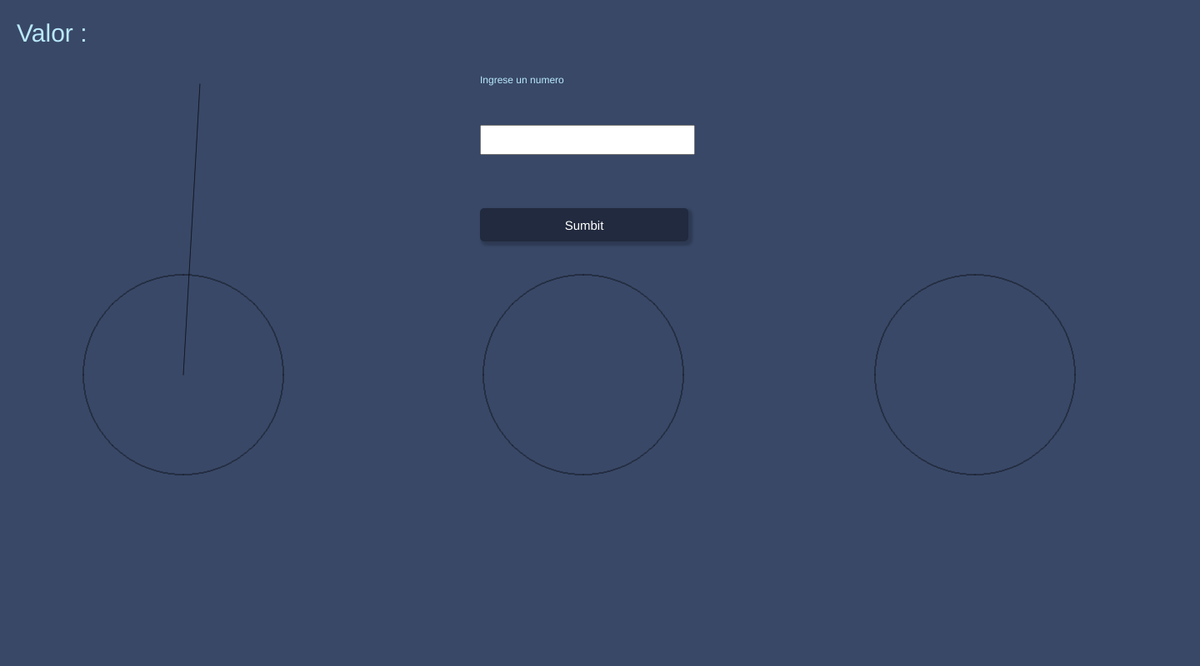
Frame 1 (no input)
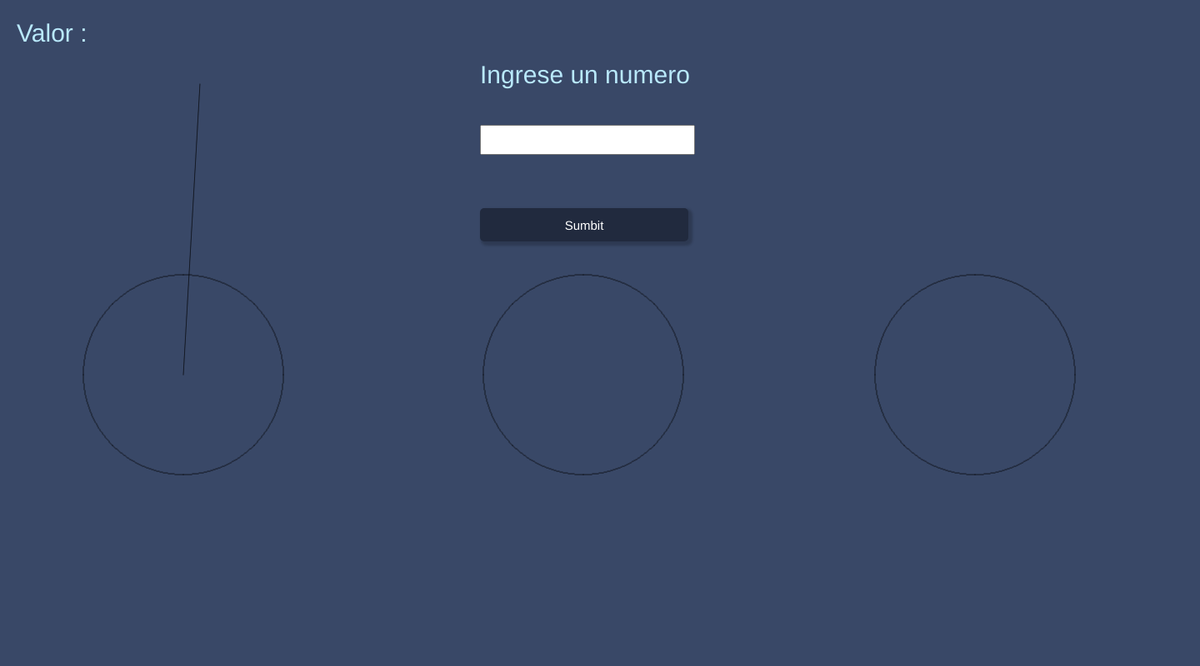
Frame 60 (no input)
Frame 120 (the mouse pressed at the canvas centre since frame 60): identical to frame 60, image omitted

The p5.js sketch that drew these frames (run headless with seeded random() and noise() and a simulated clock; from frame 60 on, the mouse is pressed at the canvas centre):

// p5.js sketch
// ── sketch.js
let inputN;
let buttonS;
let distans;
let radio=120;
const rex = /^[0-9]+$/;
function setup() {
    createCanvas(1440,800);   
  head();
}
function draw() {
  background('#394867');

  fill('#B9E9FC')
  text('Ingrese un numero', width / 2.5, (height / 2) - 300);
  textSize(30);
  text("Valor :" + inputN.value(), 20, 50);
  textSize(30);


  drawCircle( 220,450, radio);
  drawLine(220,450,200,100);

  drawCircle( 350*2,450, radio);
  drawCircle( 390*3,450, radio);
}

function head(){
  inputN = createInput('');
  inputN.size (250,30);
  inputN.position( width / 2.5, (height / 2) - 250);
  // inputN.input(validarNum);

  buttonS = createButton('Sumbit');
  
  buttonS.position(width / 2.5, (height / 2) - 150);
  buttonS.size (250,40);
  buttonS.style('background-color','rgb(33,42,62)');
  buttonS.style('color', '#FFFFFF');
  buttonS.style('font-size', '15px');
  buttonS.style('border', 'none');
  buttonS.style('border-radius', '5px');
  buttonS.style('box-shadow', '3px 3px 3px 2px rgba(0, 0, 0, 0.2)');
  buttonS.mousePressed(sumbit);
}
function sumbit(){
  alert("felicidades ganaste un auto 2023");
}

function drawCircle(x, y, r) {
  let x1 = 0;
  let y1 = r;
  let d = 1 - r;
  while (x1 <= y1) {
    point(x + x1, y + y1);
    point(x - x1, y + y1);
    point(x + x1, y - y1);
    point(x - x1, y - y1);
    point(x + y1, y + x1);
    point(x - y1, y + x1);
    point(x + y1, y - x1);
    point(x - y1, y - x1);
    if (d < 0) {
      d = d + 2 * x1 + 3;
    } else {
      d = d + 2 * (x1 - y1) + 5;
      y1--;
    }
    x1++;
  }
}
function drawLine(x1, y1, x2, y2) {
  let dx = x2 - x1;
  let dy = y2 - y1;
  let m = dy / dx;
  let x = x1;
  let y = y1;
  let i;
  if (abs(m) < 1) {
    let y_step = m * (x2 - x1 > 0 ? 1 : -1);
    for (i = 0; i < abs(dx); i++) {
      point(x, y);
      x += x2 - x1 > 0 ? 1 : -1;
      y += y_step;
    }
  } else {
    let x_step = (x2 - x1) / dy;
    for (i = 0; i < abs(dy); i++) {
      point(x, y);
      y += y2 - y1 > 0 ? 1 : -1;
      x += x_step;
    }
  }
}

// function validarNum(){
//   if(!inputN.value.test(rex)){
//     console.log('no es numero');
    
//   }else{
//     console.log('es numero');
//   }
  
// }



// function draw() {
//     background(220);
//     let rect1 = {x: 140, y: 150, w: 100, h: 75}; // Definir el primer rectángulo
//     let rect2 = {x: mouseX/1.3, y: mouseY/1.2, w: 100, h: 75}; // Definir el segundo rectángulo con el mouse
    
//     // Llamar a la función para dibujar los rectángulos
//     rectangulo(rect1.x, rect1.y, rect1.w, rect1.h);
//     rectangulo(rect2.x, rect2.y, rect2.w, rect2.h); 
//     // Verificar colisión
//     if (rect1.x < rect2.x + rect2.w && rect1.x + 
//         rect1.w > rect2.x && rect1.y < rect2.y + 
//         rect2.h && rect1.y + rect1.h > rect2.y) {

//         console.log('Colisión!');

//         fill(255, 0, 0, 128); 
//         rect(0, 0, width, height);
//         textAlign(CENTER, CENTER);
//         textSize(50);
//         fill(255);
//         text('Colisión', width / 2, (height / 2) - 100);
//     }
// }

// function rectangulo(x, y, w, h) {
//     let x2 = x + w;
//     let y2 = y + h;
//     DDA(x, y, x2, y);
//     DDA(x2, y, x2, y2);
//     DDA(x2, y2, x, y2);
//     DDA(x, y2, x, y);
// }

// //algoritmo DDA
// function DDA(x1, y1, x2, y2) {
//     // let dx = x2 - x1;
//     // let dy = y2 - y1;
//     // let m = dy / dx;
//     // let x = x1;
//     // let y = y1;
//     // if (Math.abs(dx) > Math.abs(dy)) {
//     //     let steps = Math.abs(dx);
//     //     let xInc = dx > 0 ? 1 : -1;
//     //     let yInc = m * xInc;
//     // for (let i = 0; i < steps; i++) {
//     //     point(x, y);
//     //     x += xInc;
//     //     y += yInc;
//     // }
//     // } else {
//     //     let steps = Math.abs(dy);
//     //     let yInc = dy > 0 ? 1 : -1;
//     //     let xInc = dy / m * yInc;
//     //     for (let i = 0; i < steps; i++) {
//     //     point(x, y);
//     //     x += xInc;
//     //     y += yInc;
//     //   }
//     // }

//     //algoritmo de bresenham
//     let dx = abs(x2 - x1);
//     let dy = abs(y2 - y1);
  
//     // determinar el paso para x e y
//     let sx = (x1 < x2) ? 1 : -1;
//     let sy = (y1 < y2) ? 1 : -1;
  
//     // inicializar valores para el algoritmo
//     let err = dx - dy;
//     let e2 = 0;
  
//     // dibujar la línea usando el algoritmo de Bresenham
//     while (x1 != x2 || y1 != y2) {
//       point(x1, y1);
//       e2 = 2 * err;
//       if (e2 > -dy) {
//         err = err - dy;
//         x1 = x1 + sx;
//       }
//       if (e2 < dx) {
//         err = err + dx;
//         y1 = y1 + sy;
//       }
//     }




// }


// function draw() {
//   background(220);
//   stroke(0); // color de línea negro
//   cuadrado(100, 100, 150); // dibuja un cuadrado de tamaño 150 en (100,100)
// }

// function bresenhamLine(x0, y0, x1, y1) {
//   let dx = abs(x1 - x0);
//   let dy = abs(y1 - y0);
//   let sx = x0 < x1 ? 1 : -1;
//   let sy = y0 < y1 ? 1 : -1;
//   let err = dx - dy;

//   while (x0 !== x1 || y0 !== y1) {
//     point(x0, y0);
//     let e2 = err * 2;
//     if (e2 > -dy) {
//       err -= dy;
//       x0 += sx;
//     }
//     if (e2 < dx) {
//       err += dx;
//       y0 += sy;
//     }
//   }
// }

// function cuadrado(x, y, lado) {
//   bresenhamLine(x, y, x + lado, y); // línea superior
//   bresenhamLine(x + lado, y, x + lado, y + lado); // línea derecha
//   bresenhamLine(x + lado, y + lado, x, y + lado); // línea inferior
//   bresenhamLine(x, y + lado, x, y); // línea izquierda
// }
